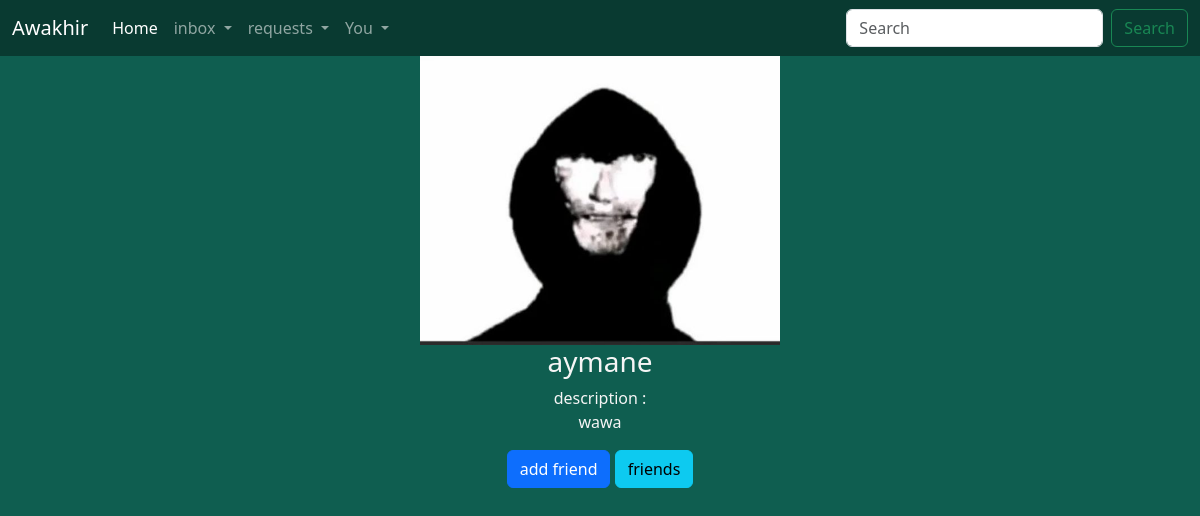
/account/aymane (signed in), run on the app's committed database.
### main/models.py (models this page shows)
class User(AbstractUser):
    image = models.ImageField(default="default.jpg")
    bio = models.TextField(blank=True,null=True)
    friends = models.ManyToManyField('self')
    saves = models.ManyToManyField('Post',related_name="saved_posts")

### main/views.py (the view)
# urls.py: path("account/<str:name>",views.others,name="others_profile"),
@login_required(login_url="/login")
def others(request,name):
    var = 'add friend'
    user = models.User.objects.get(username =name)
    if user.id == request.user.id :
        return redirect("/profile")
    if user in request.user.friends.all():
        var = "unfriend"
        return render(request,"others.html",{"user":user,"var":var})
    try:
        x = request.user.send.get(rec = user)
        var = "cancel request"
        return render(request,"others.html",{"user":user,"var":var})
    except models.Requests.DoesNotExist:
        pass
    try:
        x = request.user.rcvd.get(send = user)
        var = "accept request"
        return render(request,"others.html",{"user":user,"var":var})
    except models.Requests.DoesNotExist:
        pass
    return render(request,"others.html",{"user":user,"var":var})

### main/templates/others.html (shortened to what this page needs)
{% extends 'base.html' %}
{% block body %}
{% load static %}
<div id="profile">
    <img src="{{user.image.url}}" id="profile_image">
    <h3>{{user.username}}</h3>
    <p>description :<br>{{user.bio}}</p>
    {% if var == "cancel request" %}
    <a href="/cancel/{{user.id}}"><button class="btn btn-primary" >{{var}}</button></a>
    {% elif var == "accept request" %}
    <a href="/accept/{{user.id}}"><button class="btn btn-primary" >{{var}}</button></a>
    {% else %}
    <a href="/add/{{user.id}}"><button class="btn btn-primary" >{{var}}</button></a>
    {% endif %}
    <button class="btn btn-info" id="friends-list" data-id="{{user.id}}">friends</button>
</div>
{% endblock %}

### static/style.css (style rules this page uses)
body { background-color: rgb(15, 94, 80); color: whitesmoke; }
#profile { text-align: center; word-wrap: break-word; }
#profile_image { width: 30%; height: auto; }

### data on the page
User: image (picture), username "aymane", bio "wawa"

### other printed values
{{ var }} "add friend"
